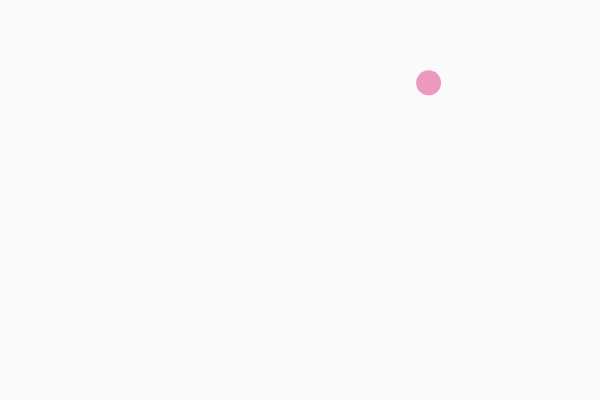
Frame 1 (no input)
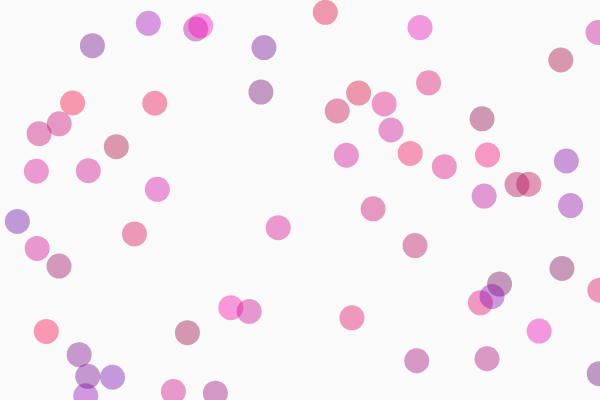
Frame 60 (no input)
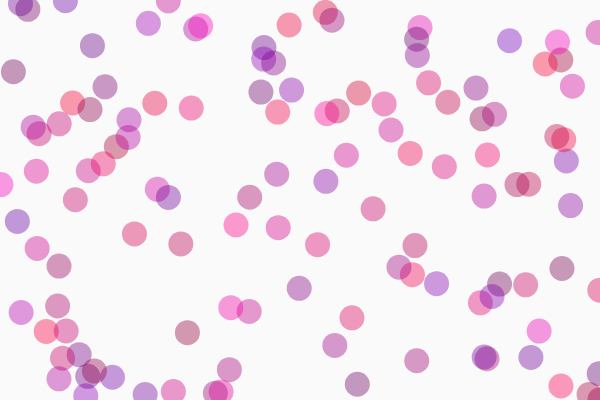
Frame 120 (the mouse pressed at the canvas centre since frame 60)

The p5.js sketch that drew these frames (run headless with seeded random() and noise() and a simulated clock; from frame 60 on, the mouse is pressed at the canvas centre):

// p5.js sketch
// ── sketch.js
// define the colors object
var col = {
  r: 255, 
  g: 0, 
  b: 0
};

// define the location object 
var loc = {
  x: 100, 
  y: 200
};

function setup() {
  createCanvas(600, 400);
  // background
  background(250);
  // remove shape borders
  noStroke();
}

function draw() {
  // random position for the location of x and y
  loc.x = random(0, width);
  loc.y = random(0, height);
  
  // random colors as well
  col.r = random(100, 255);
  col.b = random(50, 190);
  
  // ellipse
  fill(col.r, col.g, col.b, 100);
  ellipse(loc.x, loc.y, 25, 25);
}
